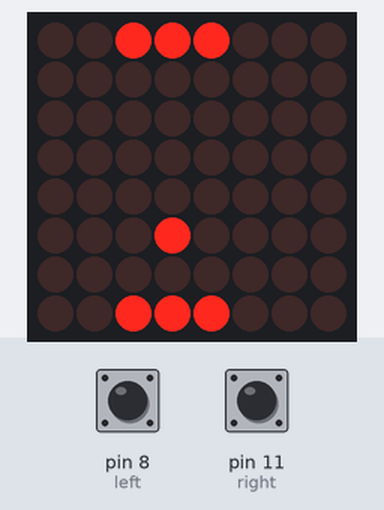
The sketch below on a simulated Arduino Uno, built with avr-gcc and run on an emulated ATmega328P. Parts: 8×8 LED matrix. The inputs (shaded band) are chosen by the test bench; at power-on: pin 8 (left) HIGH, pin 11 (right) HIGH.

Above: at 1.2 s.
1.3 s: pin 8 (left) pulled LOW for 0.15 s
At 1.8 s:
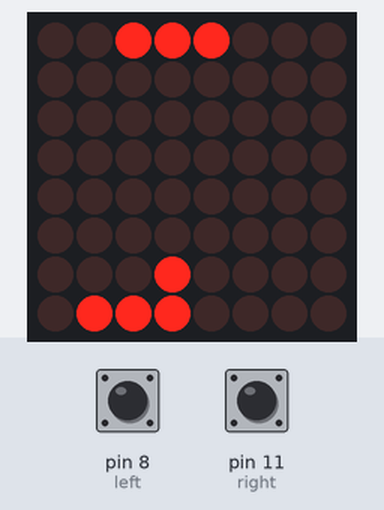
4.4 s: pin 11 (right) pulled LOW for 1 s
At 5.5 s:
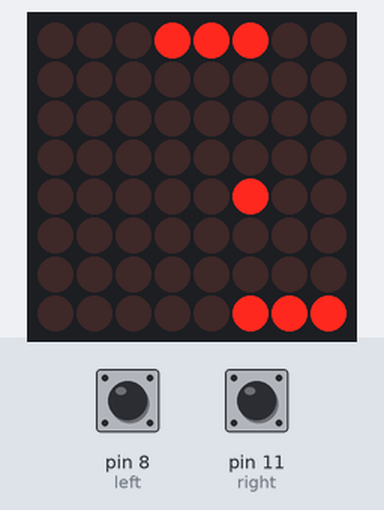
7.5 s: pin 11 (right) pulled LOW for 0.15 s
At 7.6 s:
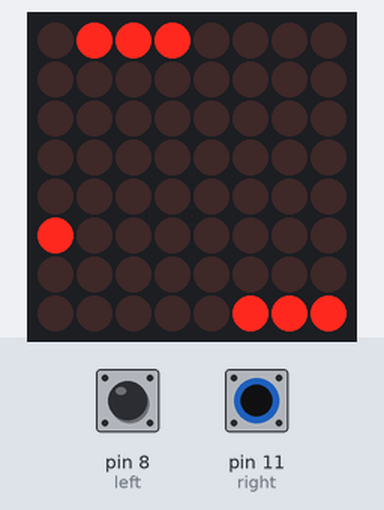
9.2 s: pin 8 (left) pulled LOW for 1 s
At 9.3 s:
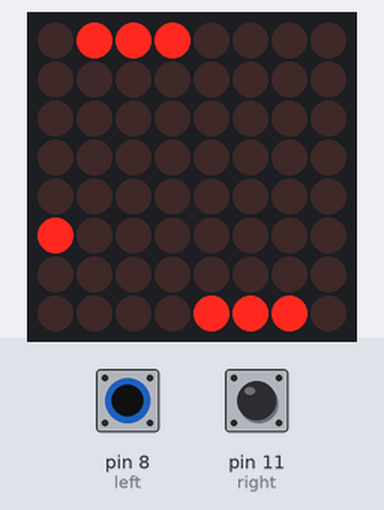
11.7 s: pin 8 (left) pulled LOW for 3.2 s
At 12.9 s:
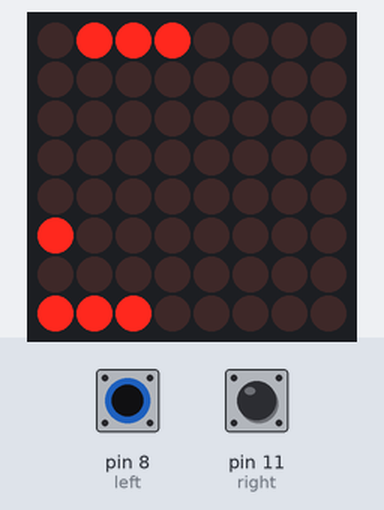
16.4 s: pin 11 (right) pulled LOW for 3.2 s
At 16.5 s:
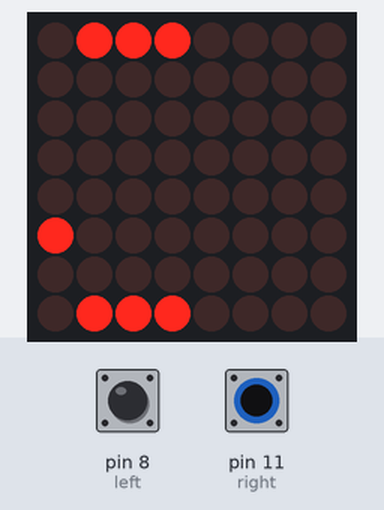
Timing chart, 0 to 19.4 s (numbered marks = the images above; inputs shaded):
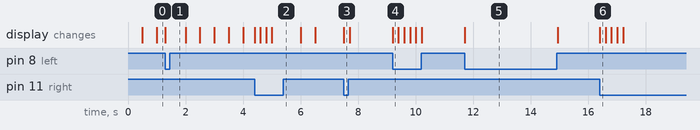

The sketch:

pingpong8bit.ino
```cpp
#include <MsTimer2.h>
#include <LedControl.h>

#define CLK 2 // 7 세그먼트 CLK 2
#define DIO 3 // 7 세그먼트 DIO 3

LedControl Dote = LedControl(7,6,5,1); // 도트매트릭스 DIN 7, CLK 6, CS 5

int left = 8;  // 버튼
int up = 9;
int down = 10;
int right = 11;

unsigned char field[8];

char myCurrentPos = 4; // 나의 채 가운데 좌표
char comCurrentPos = 4; // 컴퓨터 채 가운데 좌표
char upNdown = 1; // 공 이동 상태 위 -1, 아래 1
char leftNright = 0; // 공 이동 상태 왼쪽 -1, 가운데 0, 오른쪽 1
char ballX = 4; // 공 x좌표
char ballY = 4; // 공 y좌표
char actionCase; // 컴퓨터 1, 나 2
char movePoint;
char score = 0;
char gamebool= 0;
int input;

void setDot(void){
  for (int i = 0;i < 8;i++) {
  field[i] = 0;
  }
}

void pingpong(void){
  spawnBall();
  PspawnBar();
  printDot();
  PballMove();
  moveCom();
}

void printDot() {
    for (int y = 0;y < 8;y++) { //도트 매트릭스 출력
      Dote.setRow(0,y,field[y]);
    }
}

void PspawnBar(void) {

    field[0] = 0;
    field[7] = 0;
    unsigned char comMask = 0xe0;
    unsigned char myMask = 0xe0;
    comMask >>= comCurrentPos - 2;
    myMask >>= myCurrentPos - 2;
    field[0] |= comMask;
    field[7] |= myMask;

}

void spawnBall(void) {

    unsigned char ballMask = 0x80;
    ballMask >>= ballX - 1;
    field[ballY] |= ballMask;

}

void moveCom(void) {
    movePoint = comCurrentPos + leftNright;
    if ( (movePoint < 2) || (movePoint > 7) )
        return;

    comCurrentPos = movePoint;
}


void moveLeft(void) {
    if (myCurrentPos == 2)
        return;
    myCurrentPos--;
}

void moveRight(void) {
    if (myCurrentPos == 7)
        return;
    myCurrentPos++;
}

void Paction() {
    switch (actionCase) {
    case 1:
        if (abs(ballX - comCurrentPos) > 1) {
          gamebool=1;
        }

        upNdown *= (-1);
        leftNright = ballX - comCurrentPos;

        break;
    case 2:
        if (abs(ballX - myCurrentPos) > 1) {
          gamebool=1;
        }

        upNdown *= (-1);
        leftNright = ballX - myCurrentPos;
        break;
    }
}

void PballMove(void) {
    if (actionCase) {
        Paction();
        actionCase = 0;
    }
    if(ballX == 1 || ballX == 8){
        leftNright *= (-1);
    }

    field[ballY] = 0;
    ballX += leftNright;
    ballY += upNdown;

    if (ballY == 1)
        actionCase = 1;
    else if (ballY == 6)
        actionCase = 2;

}


void setup(){
  pinMode(left, INPUT_PULLUP);
  pinMode(up, INPUT_PULLUP);
  pinMode(down, INPUT_PULLUP);
  pinMode(right, INPUT_PULLUP);
  Dote.shutdown(0,false);
  Dote.setIntensity(0,7);
  Dote.clearDisplay(0);

  setDot();
  PspawnBar();
  spawnBall();
  MsTimer2::set(500,pingpong);
  MsTimer2::start();
}

void loop(){

if(gamebool){
    setDot();
    printDot();
    MsTimer2::stop();
  }
  if(digitalRead(left) ==LOW){
    moveLeft();
  PspawnBar();
  spawnBall();
  printDot();
  delay(200);
  }
  else if(digitalRead(right) ==LOW){
    moveRight();
  PspawnBar();
  spawnBall();
  printDot();
  delay(200);
  }

}
```

Measured:
- after the input at 1.3 s, the display: changes at once (image 1)
- after the input at 4.4 s, the display: first changes at once (image 2 shows a later state)
- after the input at 7.5 s, the display: changes at once (image 3)
- after the input at 9.2 s, the display: changes at once (image 4)
- after the input at 11.7 s, the display: changes at once (image 5)
- after the input at 16.4 s, the display: changes at once (image 6)
